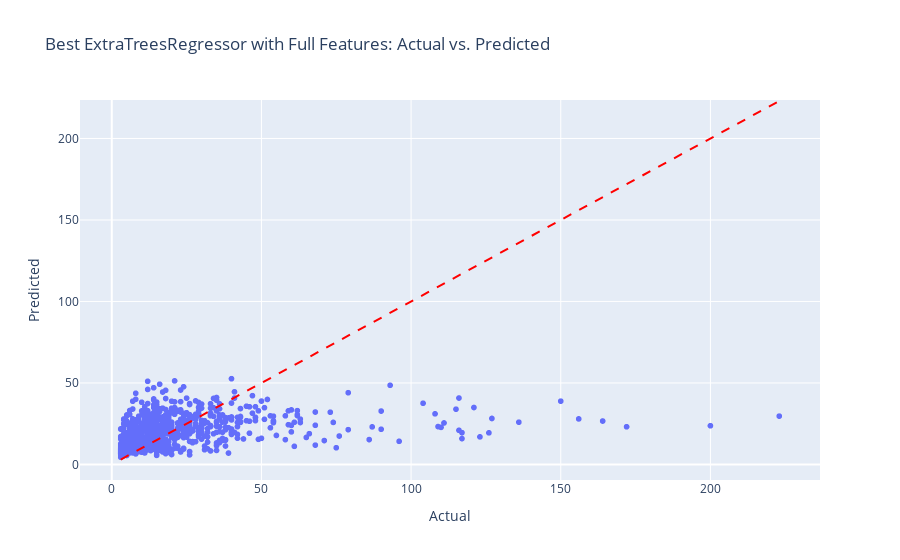

Notebook source saved alongside this figure:
### Code cell
from sklearn.model_selection import RandomizedSearchCV

X_train_full = X_train_imputed
X_val_full = X_val_imputed

# Define the parameter grid for ExtraTreesRegressor
param_grid_et = {
    'n_estimators': [100, 200, 500],  # Number of trees
    'max_depth': [10, 20, 50, None],  # Maximum depth of the tree
    'min_samples_split': [2, 5, 10],  # Minimum samples required to split an internal node
    'min_samples_leaf': [1, 2, 4],    # Minimum samples required to be at a leaf node
    'bootstrap': [True, False]        # Whether bootstrap samples are used when building trees
}

# Initialize RandomizedSearchCV for ExtraTreesRegressor
random_search_et = RandomizedSearchCV(
    estimator=ExtraTreesRegressor(random_state=42),
    param_distributions=param_grid_et,
    n_iter=50,  # Number of random parameter combinations to try
    cv=5,  # 5-fold cross-validation
    scoring='neg_root_mean_squared_error',
    verbose=2,
    random_state=42,
    n_jobs=-1  # Use all available cores
)

# Fit the random search model on the full feature set (X_train_full)
random_search_et.fit(X_train_full, y_train)

# Best hyperparameters
print(f"Best Hyperparameters: {random_search_et.best_params_}")

# Best RMSE score
best_rmse = -random_search_et.best_score_
print(f"Best RMSE Score: {best_rmse:.3f}")

# After finding the best model, use it to predict on the validation set
best_et_model = random_search_et.best_estimator_

# Predict on the validation set (with full features)
y_val_pred_best_et = best_et_model.predict(X_val_full)

# Calculate RMSE for the full feature set
rmse_best_et = root_mean_squared_error(y_val, y_val_pred_best_et)
print(f"RMSE on Validation Set with Full Features: {rmse_best_et:.3f}")

# Call the plot_actual_vs_pred function to visualize actual vs predicted values
plot_actual_vs_pred(y_val, y_val_pred_best_et, "Best ExtraTreesRegressor with Full Features")

### Figure 1 — Plotly figure (JSON) as saved in the notebook; plotly's stock layout.template omitted (floating-point values rounded to 4 significant figures; data arrays with more than 128 entries replaced by an {"elided": "..."} marker saying what was removed)
{"data": [{"hovertemplate": "Actual=%{x}<br>Predicted=%{y}<extra></extra>", "legendgroup": "", "marker": {"color": "#636efa", "symbol": "circle"}, "mode": "markers", "name": "", "showlegend": false, "type": "scattergl", "x": {"elided": "1160 int values"}, "xaxis": "x", "y": {"elided": "1160 float values"}, "yaxis": "y"}], "layout": {"legend": {"tracegroupgap": 0}, "shapes": [{"line": {"color": "Red", "dash": "dash"}, "type": "line", "x0": 3, "x1": 223, "y0": 3, "y1": 223}], "title": {"text": "Best ExtraTreesRegressor with Full Features: Actual vs. Predicted"}, "xaxis": {"anchor": "y", "domain": [0, 1], "title": {"text": "Actual"}}, "yaxis": {"anchor": "x", "domain": [0, 1], "title": {"text": "Predicted"}}}}
